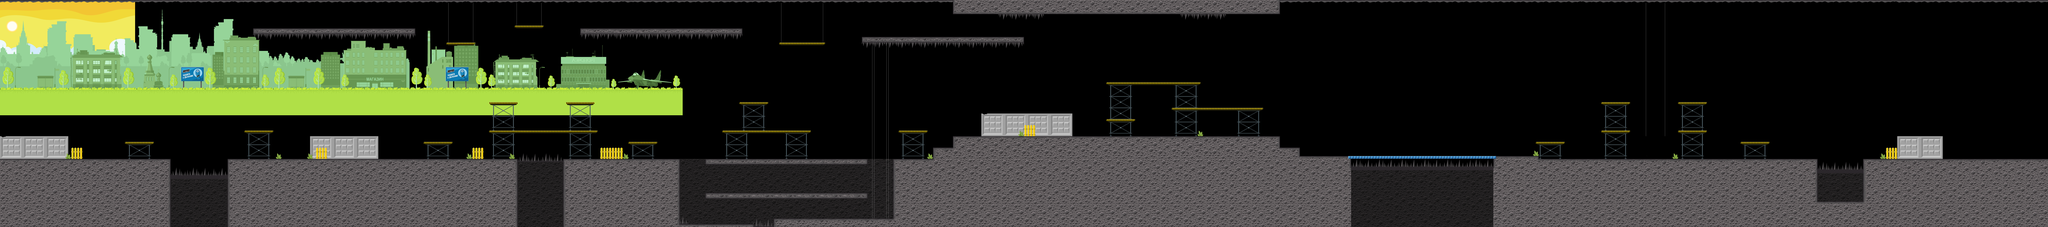

A 2D game scene composited from a Tiled map and its tileset images. What follows is a short description and the map's XML, with each tile layer's data collapsed to a summary:
An orthogonal 720x80 tile map with 16x16 px tiles, 4 tile layers (BG-T-Earth, BG-T, FG-Earth, FG-Road), 3 image layers and 37 objects (11x damage, 5x slug, 5x sunstrike, 5x coin, 4x platform, ...).

<map version="1.0" orientation="orthogonal" width="720" height="80" tilewidth="16" tileheight="16">
 <properties>
  <property name="asset" value="01-platform.png" />
 </properties>
 <tileset firstgid="1" name="01-stones" tilewidth="16" tileheight="16">
  <image source="../01-stones.png" width="560" height="416" />
 </tileset>
 <imagelayer name="bg-05" width="720" height="80">
  <image source="../01-bg-04.png" />
  <properties>
   <property name="layer" value="10" />
  </properties>
 </imagelayer>
 <imagelayer name="bg-04" width="720" height="80">
  <image source="../01-bg-03.png" />
  <properties>
   <property name="layer" value="9" />
  </properties>
 </imagelayer>
 <imagelayer name="bg-03" width="720" height="80">
  <image source="../01-bg-02.png" />
  <properties>
   <property name="layer" value="8" />
  </properties>
 </imagelayer>
 <layer name="BG-T-Earth" width="720" height="80">
  <properties>
   <property name="collisions" value="0" />
   <property name="layer" value="6" />
  </properties>
  <data>[57600 cells, 4556 non-empty, 265 distinct tile ids]</data>
 </layer>
 <layer name="BG-T" width="720" height="80">
  <properties>
   <property name="collisions" value="0" />
   <property name="layer" value="4" />
  </properties>
  <data>[57600 cells, 1219 non-empty, 41 distinct tile ids]</data>
 </layer>
 <layer name="FG-Earth" width="720" height="80">
  <properties>
   <property name="layer" value="3" />
  </properties>
  <data>[57600 cells, 17581 non-empty, 152 distinct tile ids]</data>
 </layer>
 <layer name="FG-Road" width="720" height="80">
  <properties>
   <property name="layer" value="2" />
  </properties>
  <data>[57600 cells, 3888 non-empty, 186 distinct tile ids]</data>
 </layer>
 <objectgroup color="#aa007f" name="Spawns" width="720" height="80">
  <object name="player" type="player" x="47" y="745" width="128" height="128" />
  <object name="pet" type="pet" x="11263" y="761" width="128" height="128" />
 </objectgroup>
 <objectgroup color="#ffff00" name="Platforms" width="720" height="80">
  <properties>
   <property name="frameHeight" value="32" />
   <property name="frameWidth" value="128" />
   <property name="leftAnimationStartFrame" value="0" />
   <property name="leftAnimationStopFrame" value="3" />
   <property name="rightAnimationStartFrame" value="4" />
   <property name="rightAnimationStopFrame" value="7" />
   <property name="spritemap" value="01-platform.png" />
  </properties>
  <object name="p1" type="platform" x="988" y="840" width="267" height="88" />
  <object name="p1" type="platform" x="9248" y="514" width="128" height="256" />
  <object name="p1" type="platform" x="4890" y="805" width="128" height="317" />
  <object name="p1" type="platform" x="5780" y="289" width="555" height="75" />
 </objectgroup>
 <objectgroup color="#00aa00" name="Slugs" width="720" height="80">
  <properties>
   <property name="maxSpeed" value="3" />
  </properties>
  <object name="slug 0" type="slug" x="4080" y="788" width="656" height="96" />
  <object name="slug 0" type="slug" x="5845" y="663" width="367" height="92" />
  <object name="slug 0" type="slug" x="8817" y="789" width="656" height="96" />
  <object name="slug 0" type="slug" x="6407" y="658" width="656" height="96" />
  <object name="slug 0" type="slug" x="1873" y="791" width="489" height="92" />
 </objectgroup>
 <objectgroup color="#ffaa00" name="Sunstrikes" width="720" height="80">
  <object name="sunstrike 1" type="sunstrike" x="2925" y="343" width="256" height="96" />
  <object name="sunstrike 1" type="sunstrike" x="4325" y="965" width="256" height="96" />
  <object name="sunstrike 1" type="sunstrike" x="6788" y="486" width="256" height="96" />
  <object name="sunstrike 1" type="sunstrike" x="9166" y="398" width="256" height="96" />
  <object name="sunstrike 1" type="sunstrike" x="2453" y="55" width="332" height="75" />
 </objectgroup>
 <objectgroup color="#00007f" name="Shield" width="720" height="80">
  <object name="shield" type="shield" x="9054" y="649" width="64" height="64" />
 </objectgroup>
 <objectgroup color="#aa0000" name="Health" width="720" height="80">
  <properties>
   <property name="type" value="objects" />
  </properties>
  <object name="health" type="health" x="3454" y="333" width="64" height="64" />
 </objectgroup>
 <objectgroup color="#ce0000" name="Damage" width="720" height="80">
  <object name="-2" type="damage" x="3829" y="1221" width="44" height="48">
   <properties>
    <property name="value" value="2" />
   </properties>
  </object>
  <object name="kill" type="damage" x="961" y="939" width="317" height="71">
   <properties>
    <property name="value" value="11" />
   </properties>
  </object>
  <object name="kill" type="damage" x="7602" y="898" width="798" height="64">
   <properties>
    <property name="value" value="11" />
   </properties>
  </object>
  <object name="kill" type="damage" x="10227" y="908" width="254" height="70">
   <properties>
    <property name="value" value="11" />
   </properties>
  </object>
  <object name="kill" type="damage" x="2915" y="866" width="254" height="54">
   <properties>
    <property name="value" value="11" />
   </properties>
  </object>
  <object name="-2" type="damage" x="4241" y="1231" width="112" height="48">
   <properties>
    <property name="value" value="2" />
   </properties>
  </object>
  <object name="health" type="health" x="4751" y="974" width="64" height="64" />
  <object name="-2" type="damage" x="6641" y="65" width="257" height="45">
   <properties>
    <property name="value" value="2" />
   </properties>
  </object>
  <object name="-2" type="damage" x="5614" y="66" width="257" height="45">
   <properties>
    <property name="value" value="2" />
   </properties>
  </object>
  <object name="-2" type="damage" x="4855" y="240" width="901" height="28">
   <properties>
    <property name="value" value="2" />
   </properties>
  </object>
  <object name="-2" type="damage" x="3271" y="189" width="901" height="28">
   <properties>
    <property name="value" value="2" />
   </properties>
  </object>
  <object name="-2" type="damage" x="1431" y="190" width="901" height="28">
   <properties>
    <property name="value" value="2" />
   </properties>
  </object>
 </objectgroup>
 <objectgroup color="#0000ff" name="Coins" width="720" height="80">
  <object name="coin" type="coin" x="9726" y="284" width="64" height="64" />
  <object name="coin" type="coin" x="4216" y="275" width="64" height="64" />
  <object name="coin" type="coin" x="4042" y="1162" width="64" height="64" />
  <object name="coin" type="coin" x="5509" y="109" width="64" height="64" />
  <object name="coin-blue" type="mib" x="7552" y="801" width="64" height="64" />
  <object name="coin" type="coin" x="1108" y="100" width="64" height="64" />
  <object name="shield" type="shield" x="1841" y="72" width="64" height="64" />
 </objectgroup>
</map>